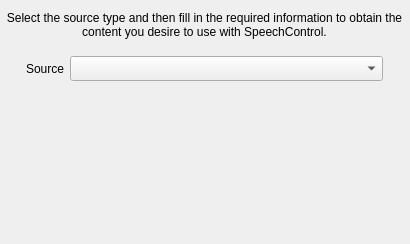
<?xml version="1.0" encoding="UTF-8"?>
<ui version="4.0">
 <class>SourceSelectionPage</class>
 <widget class="QWizardPage" name="SourceSelectionPage">
  <property name="geometry">
   <rect>
    <x>0</x>
    <y>0</y>
    <width>410</width>
    <height>244</height>
   </rect>
  </property>
  <property name="windowTitle">
   <string>Select Source</string>
  </property>
  <property name="title">
   <string>Select Content Source</string>
  </property>
  <property name="subTitle">
   <string>Selecting the source that the Content is obtained from.</string>
  </property>
  <widget class="QWidget" name="gridLayoutWidget">
   <property name="geometry">
    <rect>
     <x>0</x>
     <y>0</y>
     <width>409</width>
     <height>241</height>
    </rect>
   </property>
   <layout class="QGridLayout" name="gridLayout">
    <item row="0" column="0" colspan="3">
     <widget class="QLabel" name="labelDescription">
      <property name="minimumSize">
       <size>
        <width>0</width>
        <height>50</height>
       </size>
      </property>
      <property name="maximumSize">
       <size>
        <width>16777215</width>
        <height>50</height>
       </size>
      </property>
      <property name="text">
       <string>Select the source type and then fill in the required information to obtain the content you desire to use with SpeechControl.</string>
      </property>
      <property name="alignment">
       <set>Qt::AlignCenter</set>
      </property>
      <property name="wordWrap">
       <bool>true</bool>
      </property>
     </widget>
    </item>
    <item row="1" column="0">
     <spacer name="horizontalSpacer">
      <property name="orientation">
       <enum>Qt::Horizontal</enum>
      </property>
      <property name="sizeType">
       <enum>QSizePolicy::Fixed</enum>
      </property>
      <property name="sizeHint" stdset="0">
       <size>
        <width>20</width>
        <height>20</height>
       </size>
      </property>
     </spacer>
    </item>
    <item row="1" column="2">
     <spacer name="horizontalSpacer_2">
      <property name="orientation">
       <enum>Qt::Horizontal</enum>
      </property>
      <property name="sizeType">
       <enum>QSizePolicy::Fixed</enum>
      </property>
      <property name="sizeHint" stdset="0">
       <size>
        <width>20</width>
        <height>20</height>
       </size>
      </property>
     </spacer>
    </item>
    <item row="1" column="1">
     <layout class="QGridLayout" name="gridLayout_2">
      <item row="1" column="0">
       <widget class="QFrame" name="frameContainer">
        <property name="sizePolicy">
         <sizepolicy hsizetype="MinimumExpanding" vsizetype="MinimumExpanding">
          <horstretch>0</horstretch>
          <verstretch>0</verstretch>
         </sizepolicy>
        </property>
        <property name="minimumSize">
         <size>
          <width>353</width>
          <height>154</height>
         </size>
        </property>
        <property name="maximumSize">
         <size>
          <width>353</width>
          <height>154</height>
         </size>
        </property>
        <property name="frameShape">
         <enum>QFrame::NoFrame</enum>
        </property>
        <property name="frameShadow">
         <enum>QFrame::Plain</enum>
        </property>
       </widget>
      </item>
      <item row="0" column="0">
       <layout class="QHBoxLayout" name="horizontalLayout">
        <item>
         <widget class="QLabel" name="lblSourceLabel">
          <property name="sizePolicy">
           <sizepolicy hsizetype="Fixed" vsizetype="Fixed">
            <horstretch>0</horstretch>
            <verstretch>0</verstretch>
           </sizepolicy>
          </property>
          <property name="maximumSize">
           <size>
            <width>50</width>
            <height>15</height>
           </size>
          </property>
          <property name="text">
           <string>Source</string>
          </property>
          <property name="buddy">
           <cstring>comboBoxSource</cstring>
          </property>
         </widget>
        </item>
        <item>
         <widget class="QComboBox" name="comboBoxSource">
          <property name="sizePolicy">
           <sizepolicy hsizetype="MinimumExpanding" vsizetype="Preferred">
            <horstretch>0</horstretch>
            <verstretch>0</verstretch>
           </sizepolicy>
          </property>
         </widget>
        </item>
       </layout>
      </item>
     </layout>
    </item>
   </layout>
  </widget>
 </widget>
 <resources/>
 <connections/>
</ui>
